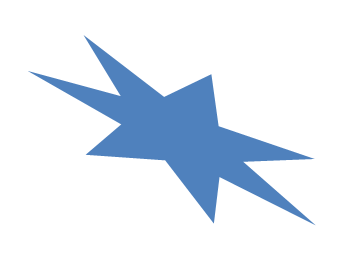
#> input picture CV/Open_CV/images/lightning.png, 350 x 261 px
$ python convex_hull_03.py   (older library calls are emulated)
#> lines starting #> are read from the running program, lines starting #| are printed output that depends on the picture; after the words box and inside, x2 and y2 are one past the last pixel; in counts of white or black regions, pixels touching at a corner belong together

import cv2

def convex():
    img = cv2.imread("../images/lightning.png")
#> img is the input picture: shape (261, 350, 3); mean B, G, R 244.3, 234.5, 226.4
    img_gray = cv2.cvtColor(img, cv2.COLOR_BGR2GRAY)
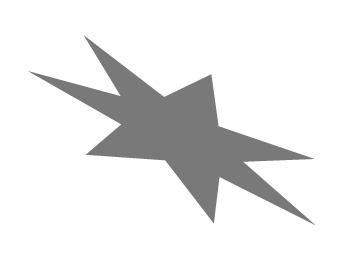
#> img_gray: shape (261, 350); min 121, max 255, mean 233.2

    rows, cols = img.shape[:2]
#> rows = 261; cols = 350

    ret, thr = cv2.threshold(img_gray, 127, 255, 0)
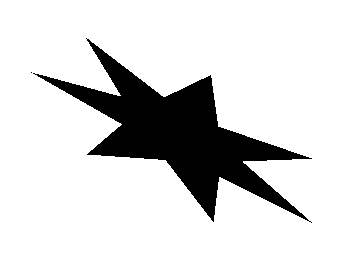
#> thr: shape (261, 350); 84.3% white; 2 black regions (1 under 20 px)

    _, contours, _ = cv2.findContours(thr, cv2.RETR_TREE, cv2.CHAIN_APPROX_SIMPLE)
#> contours = 7 contours, 5 with area under 20; largest, box (x1, y1, x2, y2) and area: (0, 0, 350, 261) 90740, (34, 38, 313, 223) 14831

    cnt = contours[5]
#> cnt = contour of 504 points, box (x1, y1, x2, y2) (34, 38, 313, 223), area 14831

    (x,y),r = cv2.minEnclosingCircle(cnt)
#> x = 171.5; y = 147; r = 155.7
    center = (int(x), int(y))
#> center = (171, 147)
    r = int(r)
#> r = 155

    cv2.circle(img, center, r, (0, 255, 0), 3)

    ellipsis = cv2.fitEllipse(cnt)
#> ellipsis = ((180.2, 133.4), (105.5, 260.5), 117.7)
    cv2.ellipse(img, ellipsis, (0, 255, 0), 3)

    [vx, vy, x, y] = cv2.fitLine(cnt, cv2.DIST_L2, 0, 0.01, 0.01)
#> vx = [0.874]; vy = [0.487]; x = [175]; y = [128.3]
    ly = int((-x*vy/vx) + y)
#> ly = 30
    ry = int(((cols - x)*vy/vx) + y)
#> ry = 225

    cv2.line(img, (cols-1, ry), (0, ly), (0,0,255), 2)
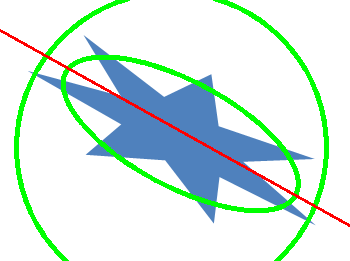
#> img: shape (261, 350, 3); mean B, G, R 224.8, 232.9, 211.3

    cv2.imshow("fitting", img)
    cv2.waitKey(0)
    cv2.destroyAllWindows()

convex()
